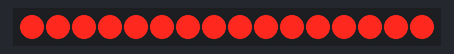
A sketch run on a simulated Arduino Uno, built with avr-gcc and run on an emulated ATmega328P. Shown: 16 shift-register outputs drawn as a row of LEDs (first output left, lit = HIGH). Wiring (inferred from the names in the program): 2 × shift register (74HC595): data pin 8; shift clock pin 9; latch pin 10. Wiring (inferred from the signals the program sends): row of LEDs: on Q0, Q1, Q2, Q3, Q4, Q5, Q6, Q7, Q8, Q9, Q10, Q11, Q12, Q13, Q14, Q15.

Above: at 0.5 s.
At 3.5 s:
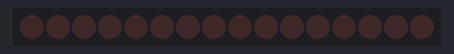
Timing chart, 0 to 4.6 s (numbered marks = the images above):
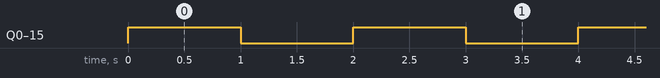

Measured:
- by itself, Q0–15: alternates HIGH for 1.0 s and LOW for 1.0 s

The sketch:

test_uscite.ino
```cpp
//DS - DATA
#define REG_DS 8

//STCP - LATCH
#define REG_STCP 10

//SHCP - CLOCK
#define REG_SHCP 9

void setup() {
  pinMode(REG_DS, OUTPUT);
  pinMode(REG_STCP, OUTPUT);
  pinMode(REG_SHCP, OUTPUT);
}

void loop() {
  digitalWrite(REG_STCP, LOW);
  // shift out the bits:
  shiftOut(REG_DS, REG_SHCP, MSBFIRST, 0xFF);
  shiftOut(REG_DS, REG_SHCP, MSBFIRST, 0xFF);
  //take the latch pin high so the LEDs will light up:
  digitalWrite(REG_STCP, HIGH);

  delay(1000);
  //azzero:
  digitalWrite(REG_STCP, LOW);
  // shift out the bits:
  shiftOut(REG_DS, REG_SHCP, MSBFIRST, 0x00);
  shiftOut(REG_DS, REG_SHCP, MSBFIRST, 0x00);
  //take the latch pin high so the LEDs will light up:
  digitalWrite(REG_STCP, HIGH);

  delay(1000);
}
```
